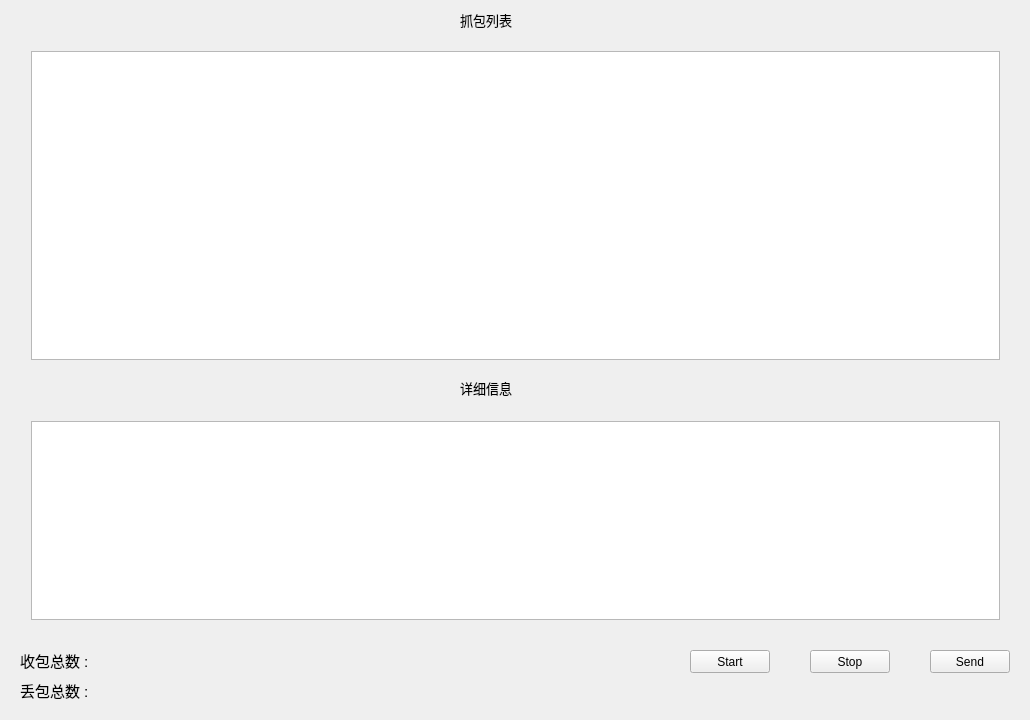
<?xml version="1.0" encoding="UTF-8"?>
<ui version="4.0">
 <class>Widget</class>
 <widget class="QWidget" name="Widget">
  <property name="geometry">
   <rect>
    <x>0</x>
    <y>0</y>
    <width>1030</width>
    <height>720</height>
   </rect>
  </property>
  <property name="windowTitle">
   <string>主界面</string>
  </property>
  <widget class="QPushButton" name="Stop">
   <property name="geometry">
    <rect>
     <x>810</x>
     <y>650</y>
     <width>80</width>
     <height>23</height>
    </rect>
   </property>
   <property name="text">
    <string>Stop</string>
   </property>
  </widget>
  <widget class="QPushButton" name="Start">
   <property name="geometry">
    <rect>
     <x>690</x>
     <y>650</y>
     <width>80</width>
     <height>23</height>
    </rect>
   </property>
   <property name="text">
    <string>Start</string>
   </property>
  </widget>
  <widget class="QWidget" name="verticalLayoutWidget">
   <property name="geometry">
    <rect>
     <x>20</x>
     <y>40</y>
     <width>991</width>
     <height>331</height>
    </rect>
   </property>
   <layout class="QVBoxLayout" name="verticalLayout">
    <item>
     <widget class="QListWidget" name="PacketsList">
      <property name="font">
       <font>
        <pointsize>10</pointsize>
        <weight>50</weight>
        <bold>false</bold>
       </font>
      </property>
     </widget>
    </item>
   </layout>
  </widget>
  <widget class="QWidget" name="verticalLayoutWidget_2">
   <property name="geometry">
    <rect>
     <x>20</x>
     <y>410</y>
     <width>991</width>
     <height>221</height>
    </rect>
   </property>
   <layout class="QVBoxLayout" name="verticalLayout_2">
    <item>
     <widget class="QTextBrowser" name="PacketInfo">
      <property name="font">
       <font>
        <pointsize>12</pointsize>
       </font>
      </property>
     </widget>
    </item>
   </layout>
  </widget>
  <widget class="QLabel" name="label">
   <property name="geometry">
    <rect>
     <x>460</x>
     <y>10</y>
     <width>61</width>
     <height>20</height>
    </rect>
   </property>
   <property name="font">
    <font>
     <pointsize>10</pointsize>
    </font>
   </property>
   <property name="text">
    <string>抓包列表</string>
   </property>
  </widget>
  <widget class="QLabel" name="label_2">
   <property name="geometry">
    <rect>
     <x>460</x>
     <y>380</y>
     <width>61</width>
     <height>16</height>
    </rect>
   </property>
   <property name="font">
    <font>
     <pointsize>10</pointsize>
    </font>
   </property>
   <property name="text">
    <string>详细信息</string>
   </property>
  </widget>
  <widget class="QPushButton" name="Send">
   <property name="geometry">
    <rect>
     <x>930</x>
     <y>650</y>
     <width>80</width>
     <height>23</height>
    </rect>
   </property>
   <property name="text">
    <string>Send</string>
   </property>
  </widget>
  <widget class="QLabel" name="recive">
   <property name="geometry">
    <rect>
     <x>20</x>
     <y>650</y>
     <width>331</width>
     <height>21</height>
    </rect>
   </property>
   <property name="font">
    <font>
     <pointsize>11</pointsize>
    </font>
   </property>
   <property name="text">
    <string>收包总数 : </string>
   </property>
  </widget>
  <widget class="QLabel" name="drop">
   <property name="geometry">
    <rect>
     <x>20</x>
     <y>680</y>
     <width>331</width>
     <height>21</height>
    </rect>
   </property>
   <property name="font">
    <font>
     <pointsize>11</pointsize>
    </font>
   </property>
   <property name="text">
    <string>丢包总数 : </string>
   </property>
  </widget>
 </widget>
 <layoutdefault spacing="6" margin="11"/>
 <resources/>
 <connections/>
</ui>
